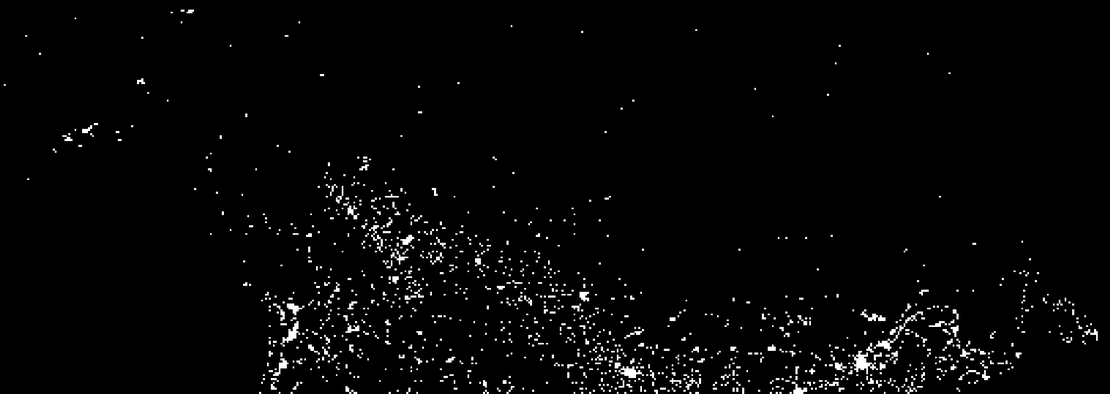
#> input picture imagens/Fig0112(1)(top-canada).tif, 1110 x 394 px, shrunk from 2082 x 740 before the run
$ python main.py
#> lines starting #> are read from the running program, lines starting #| are printed output that depends on the picture
from PIL import Image
import os
import numpy as np
import matplotlib.pyplot as plt  # Importação da biblioteca para gráficos

# Diretório das imagens (mesmo diretório do código + /imagens)
diretorio = os.path.join(os.getcwd(), 'imagens')

# Dicionário com os nomes das imagens e as áreas estimadas, associando cada uma ao respectivo país ou continente
imagens_areas = {
    'Fig0112(1)(top-canada).tif': ('Canadá', 10143500.04),   # km²
    'Fig0112(2)(2nd-from-top-USA).tif': ('Estados Unidos', 9795815.12),   # km²
    'Fig0112(3)(3rd-from-top-Central-Amer).tif': ('América Central', 1015582.74),   # km²
    'Fig0112(4)(4th-from-top-South-Amer).tif': ('América do Sul', 17707475.70),   # km²
    'Fig0113(1)(left-africa-europe).tif': ('África e Europa', 43660425.27),   # km²
    'Fig0113(2)(center-russia).tif': ('Ásia Central', 42124870.31),   # km²
    'Fig0113(3)(right-South-East-Asia).tif': ('Sul da Ásia', 1970036.81),   # km²
    'Fig0113(4)(right-bottom-Australia).tif': ('Austrália', 7803943.11)    # km²
}

# Lista para armazenar as áreas por pixel
areas_por_pixel = []
intensidades_paises = {}
intensidade_total_mundo = 0  # Para armazenar a soma ponderada total do mundo

# Loop para calcular as áreas por pixel de cada imagem
for imagem, (regiao, area) in imagens_areas.items():
    caminho_imagem = os.path.join(diretorio, imagem)

    # Verifica se o arquivo de imagem existe
    if not os.path.isfile(caminho_imagem):
        print(f"A imagem {imagem} não foi encontrada no diretório {diretorio}.")
        continue

    # Abre a imagem em modo de nível de cinza
    img = Image.open(caminho_imagem).convert('L')
#> img is the input picture: PIL image 1110x394 L; min 0, max 255, mean 5.6
    largura, altura = img.size
#> largura = 1110; altura = 394

    # Calcula o número total de pixels (m x n)
    num_pixels = largura * altura
#> num_pixels = 437340

    # Calcula a área por pixel
    area_por_pixel = area / num_pixels
#> area_por_pixel = 23.19
    areas_por_pixel.append((imagem, area_por_pixel))

    # Calcula a soma das intensidades dos pixels
    pixel_array = np.array(img)
    soma_intensidades = np.sum(pixel_array)
#> soma_intensidades = 2432428

    # Soma ponderada pela área por pixel
    intensidade_ponderada = soma_intensidades * area_por_pixel
#> intensidade_ponderada = 56416823.3

    # Acumular a soma ponderada para o mundo
    intensidade_total_mundo += intensidade_ponderada
#> intensidade_total_mundo = 56416823.3

    # Armazenar o resultado de cada região
    intensidades_paises[regiao] = intensidade_ponderada

# Verifica se pelo menos uma imagem foi processada
if intensidade_total_mundo == 0:
    print("Nenhuma imagem foi processada. Verifique se as imagens estão no diretório correto.")
else:
    # Encontrar a maior área por pixel
    maior_area_por_pixel = max(areas_por_pixel, key=lambda x: x[1])[1]

    # Dicionário para armazenar os percentuais de energia
    percentuais_energia = {}

    # Exibir a intensidade de energia por país (normalizada pela maior área por pixel)
    print("Percentual estimado de uso de energia por região (baseado na intensidade global):\n")
    for regiao, intensidade_ponderada in intensidades_paises.items():
        # Calcular o percentual em relação ao total do mundo
        percentual_energia = (intensidade_ponderada / intensidade_total_mundo) * 100
        percentuais_energia[regiao] = percentual_energia
        print(f"Região: {regiao}")
        print(f"Percentual estimado de energia: {percentual_energia:.2f}%\n")
#> this loop made 6 passes
#> (regiao, intensidade_ponderada) on passes 1 to 6: ('Canadá', 56416823.3), ('Estados Unidos', 207426278), ('América Central', 4972447.9), ('América do Sul', 43275161.8), ('África e Europa', 221327657.4), ('Ásia Central', 241666018.1)
#| Região: Canadá
#| Região: Estados Unidos
#| Região: América Central
#| Região: América do Sul
#| Região: África e Europa
#| Região: Ásia Central

    # Exibir a soma total ponderada do mundo (para verificação)
    print(f"Soma total ponderada (mundo): {intensidade_total_mundo:.6f}")

    # Plotar o gráfico de barras dos percentuais de energia
    regioes = list(percentuais_energia.keys())
    percentuais = list(percentuais_energia.values())

    plt.figure(figsize=(10, 6))
    plt.bar(regioes, percentuais, color='skyblue')
    plt.xlabel('Região')
    plt.ylabel('Percentual estimado de energia (%)')
    plt.title('Uso estimado de energia por região (baseado na intensidade global)')
    plt.xticks(rotation=45)
    plt.tight_layout()
    plt.show()
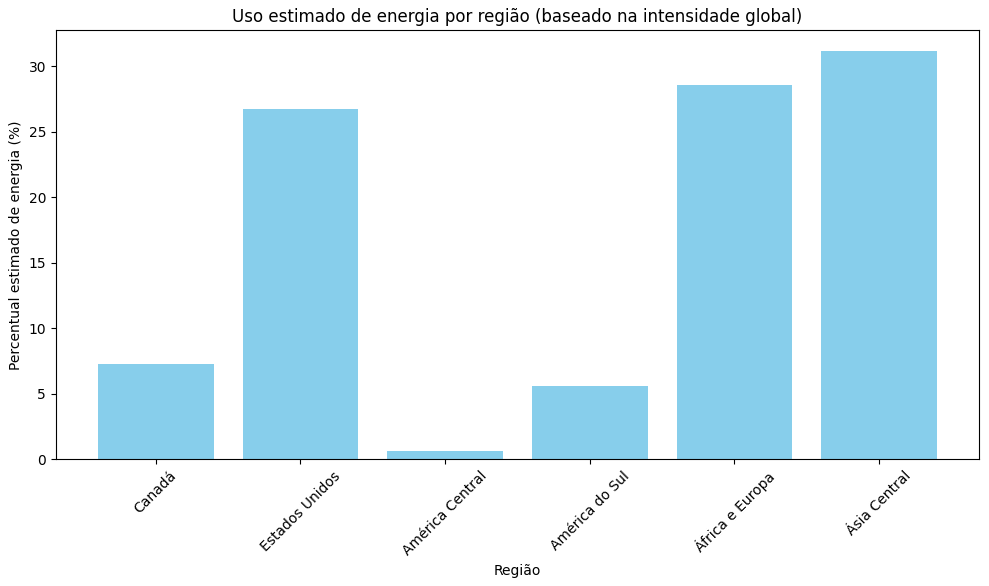
#> figure drawn by matplotlib, 1 panel; tallest bar 31.18 high, from x = 4.6 to 5.4

    # Plotar o gráfico de pizza dos percentuais de energia com um visual plano
    plt.figure(figsize=(8, 8))

    # Paleta de cores personalizada
    cores = plt.cm.Set3(np.linspace(0, 1, len(regioes)))

    # Criar o gráfico de pizza sem explode e shadow
    patches, texts, autotexts = plt.pie(percentuais, labels=regioes, autopct='%1.1f%%', startangle=140,
                                        colors=cores, wedgeprops={'edgecolor': 'white'})

    # Ajustar tamanho e estilo dos textos
    for text in texts:
        text.set_fontsize(10)
    for autotext in autotexts:
        autotext.set_fontsize(10)
        autotext.set_color('white')

    plt.title('Distribuição do uso estimado de energia por região', fontsize=14)
    plt.axis('equal')  # Assegura que o gráfico seja um círculo
    plt.tight_layout()
    plt.show()
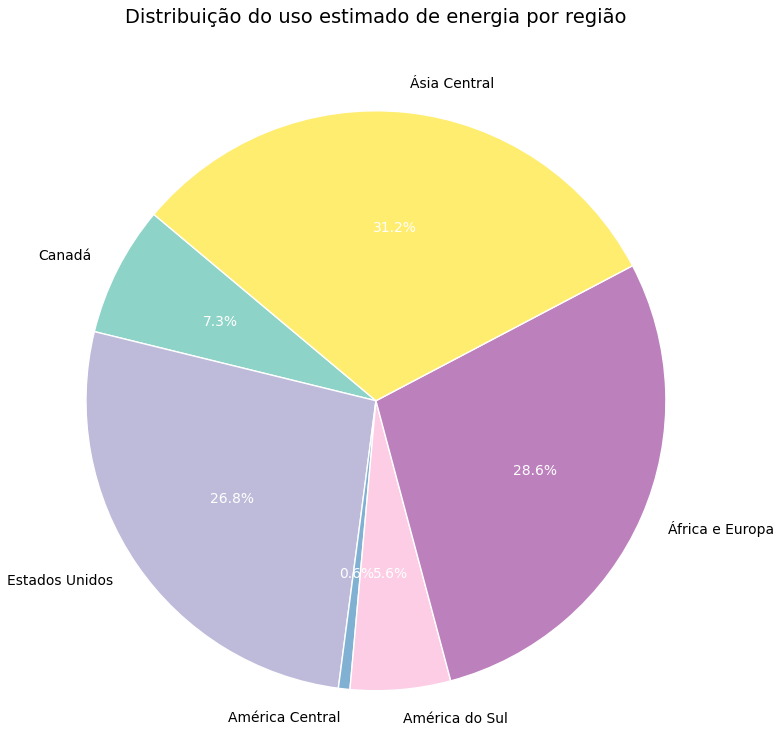
#> figure drawn by matplotlib, 1 panel
